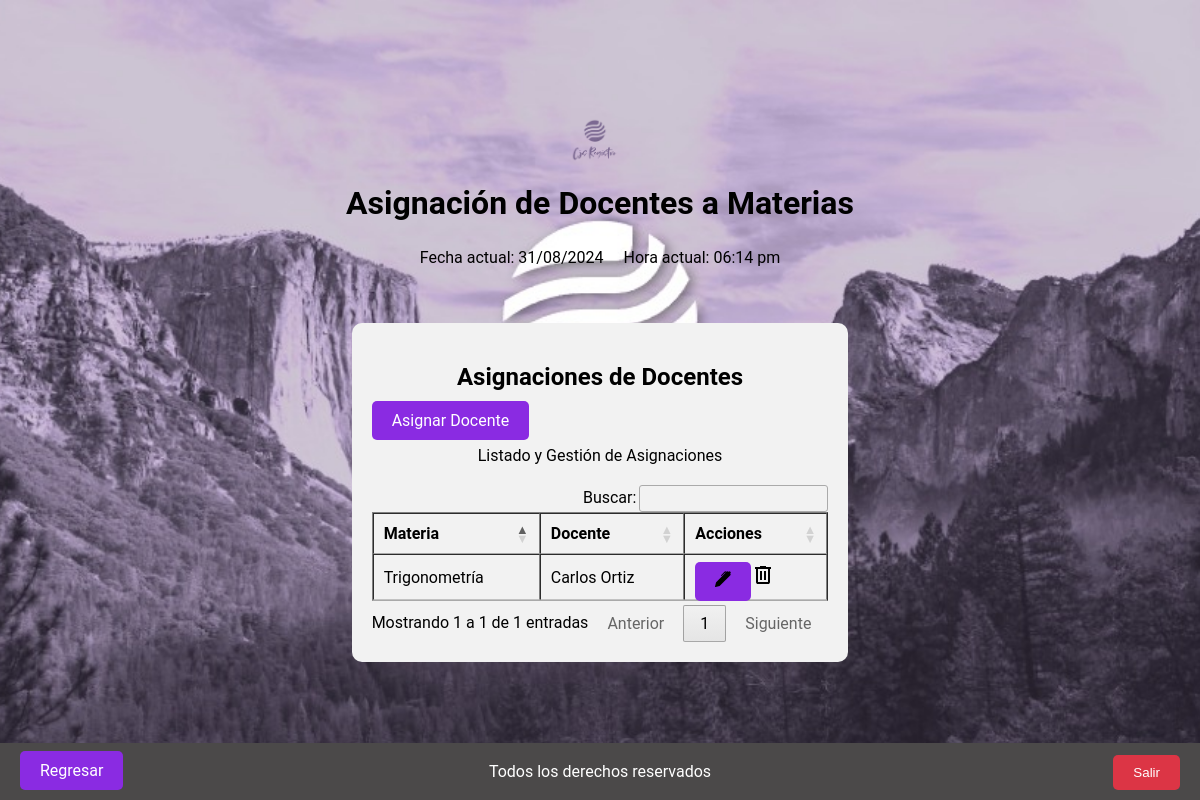
Page /views/administrador/cursosdocentes/index.php (signed in) on the committed database.
### tables this page shows
CREATE TABLE `docentes_materias` (
  `ID_docente_materia` int(11) NOT NULL,
  `ID_docente` int(11) DEFAULT NULL,
  `ID_materia` int(11) DEFAULT NULL
);

CREATE TABLE `materias` (
  `ID_materia` int(11) NOT NULL,
  `Nombre_materia` varchar(50) DEFAULT NULL,
  `ID_asignatura` int(11) DEFAULT NULL
);

### views/administrador/cursosdocentes/index.php (the view, shortened to what this page needs)
<?php
    require_once '../../../config/db.php';
    $query = "SELECT dm.ID_docente_materia, m.Nombre_materia, CONCAT(u.Nombres, ' ', u.Apellidos) AS nombre_docente
              FROM docentes_materias dm
              JOIN materias m ON dm.ID_materia = m.ID_materia
              JOIN usuarios u ON dm.ID_docente = u.ID_usuario
              WHERE u.ID_rol = 'Docente'";
    $result = $db->query($query);
?>
<!DOCTYPE html>
<html lang="es">
<head>
    <link rel="stylesheet" type="text/css" href="../../../assets/styles.css">
    <link rel="stylesheet" type="text/css" href="https://cdn.datatables.net/1.12.1/css/jquery.dataTables.css">
    <link rel="stylesheet" type="text/css" href="https://cdn.datatables.net/buttons/2.3.6/css/buttons.dataTables.min.css">
</head>
<body>
    <header>
        <div class="logo-container">
            <img src="../../../assets/Logo.png" alt="Logo de la empresa" class="logo">
        </div>
        <div class="title">
            <h1>Asignación de Docentes a Materias</h1>
        </div>
        <div class="datetime">
            <?php
                $fechaActual = date("d/m/Y");
                $horaActual = date("h:i a");
            ?>
            <div class="datetime">
                <div class="fecha">
                    <p>Fecha actual: <?php echo $fechaActual; ?></p>
                </div>
                <div class="hora">
                    <p>Hora actual: <?php echo $horaActual; ?></p>
                </div>
            </div>
        </div>
    </header>
    <section class="admin">
        <div class="subtitulo-admin">
            <h2>Asignaciones de Docentes</h2>
        </div>
        <div class="crear-asignacion">
            <a href="/dashboard/cjs/views/administrador/cursosdocentes/create.php" class="button boton-centrado">Asignar Docente</a>
        </div>
        <section class="asignaciones" id="section-asignaciones">
            <div class="descripcion-ambiente">
                <p>Listado y Gestión de Asignaciones</p>
            </div>
            <div class="tabla-asignaciones tabla-scroll">
                <table class="table table-striped table-dark table_id" border="1" id="tabla-asignaciones">
                    <thead>
                        <tr>
                            <th>Materia</th>
                            <th>Docente</th>
                            <th>Acciones</th>
                        </tr>
                    </thead>
                    <tbody>
                        <?php
                        if ($result->rowCount() > 0) {
                            while ($row = $result->fetch(PDO::FETCH_ASSOC)) {
                                echo "<tr>";
                                echo "<td>" . htmlspecialchars($row['Nombre_materia']) . "</td>";
                                echo "<td>" . htmlspecialchars($row['nombre_docente']) . "</td>";
                                echo "<td>";
                                $url_update = '/dashboard/cjs/views/administrador/cursosdocentes/update.php?id=' . $row['ID_docente_materia'];
                                echo "<a href='" . htmlspecialchars($url_update) . "' class='boton-modificar'><img src='../../../assets/editar.svg' alt='Actualizar'></a>";
                                echo "<a href='#' class='boton-eliminar' onclick=\"confirmarEliminar('" . $row['ID_docente_materia'] . "')\"><img src='../../../assets/eliminar.svg' alt='Eliminar'></a>";
                                echo "</td>";
                                echo "</tr>";
                            }
                        } else {
                            echo "<tr><td colspan='3'>No hay asignaciones registradas</td></tr>";
                        }
                        ?>
                    </tbody>
                </table>
            </div>
            <div class="regresar">
                <a href="http://localhost/dashboard/cjs/views/administrador/index.php" class="button boton-centrado" id="btn-regresar">Regresar</a>
            </div>
            <div class="salir">
        <button id="btn_salir" onclick="window.location.href='/dashboard/cjs/login/logout.php'">Salir</button>
    </div>
        </section>
    </section>
    <footer>
        <p>Todos los derechos reservados</p>
    </footer>
</body>
</html>

### assets/styles.css (style rules this page uses)
body { margin: 5px 0 0 0; padding: 0; display: flex; flex-direction: column; align-items: center; justify-content: center; min-height: 100vh; font-family: Arial, sans-serif; }
header { display: flex; flex-direction: column; align-items: center; justify-content: space-between; margin-bottom: 20px; }
header h1 { margin-bottom: 10px; }
.logo-container { display: flex; align-items: center; margin-right: 10px; }
.logo { width: 50px; height: auto; }
.datetime { display: flex; justify-content: space-between; margin-bottom: 0px; }
.datetime .fecha { margin-right: 10px; }
.datetime .hora { margin-left: 10px; }
footer { position: fixed; bottom: 0; left: 0; width: 100%; background-color: #4b4949; color: #fff; text-align: center; padding: 3px 0; }
.admin { background-color: #f2f2f2; padding: 20px; border-radius: 10px; margin: 20px; min-height: 250px; }
.subtitulo-admin { text-align: center; margin-bottom: 20px; }
.descripcion-ambiente { text-align: center; margin-bottom: 20px; }
.boton-modificar, .boton-generar-qr, .boton-habilitar, .boton-inhabilitar, .boton-centrado { background-color: #8A2BE2; color: white; padding: 10px 20px; border: none; border-radius: 5px; text-decoration: none; }
.salir { position: fixed; bottom: 10px; right: 20px; z-index: 1; }
#btn_salir { background-color: #dc3545; color: white; padding: 10px 20px; border: none; border-radius: 5px; cursor: pointer; }
.regresar { position: fixed; bottom: 20px; left: 20px; z-index: 1; }
button { background-color: #4CAF50; color: white; padding: 10px 20px; border: none; border-radius: 5px; cursor: pointer; transition: background-color 0.3s; }

### views/administrador/cursosdocentes/index.php (style rules this page uses)
body { display: flex; justify-content: center; align-items: center; min-height: 100vh; background-image: url('../../../assets/fondo.jpg'); background-size: cover; background-position: center; background-repeat: no-repeat; margin: 0; font-family: 'Roboto', sans-serif; }

### rows in the picture
docentes_materias: ID_materia.Nombre_materia "Trigonometría", nombre_docente "Carlos Ortiz"
